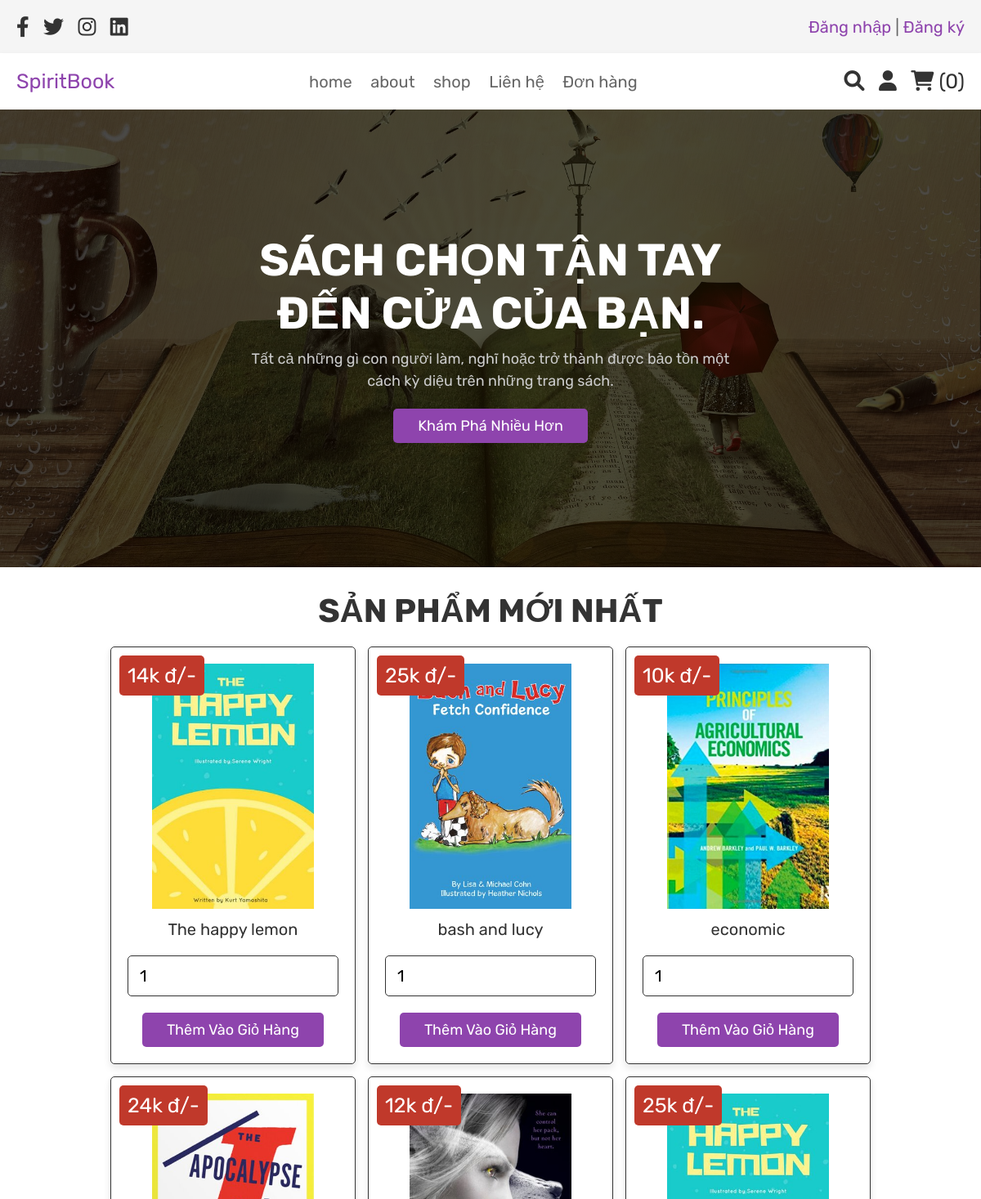
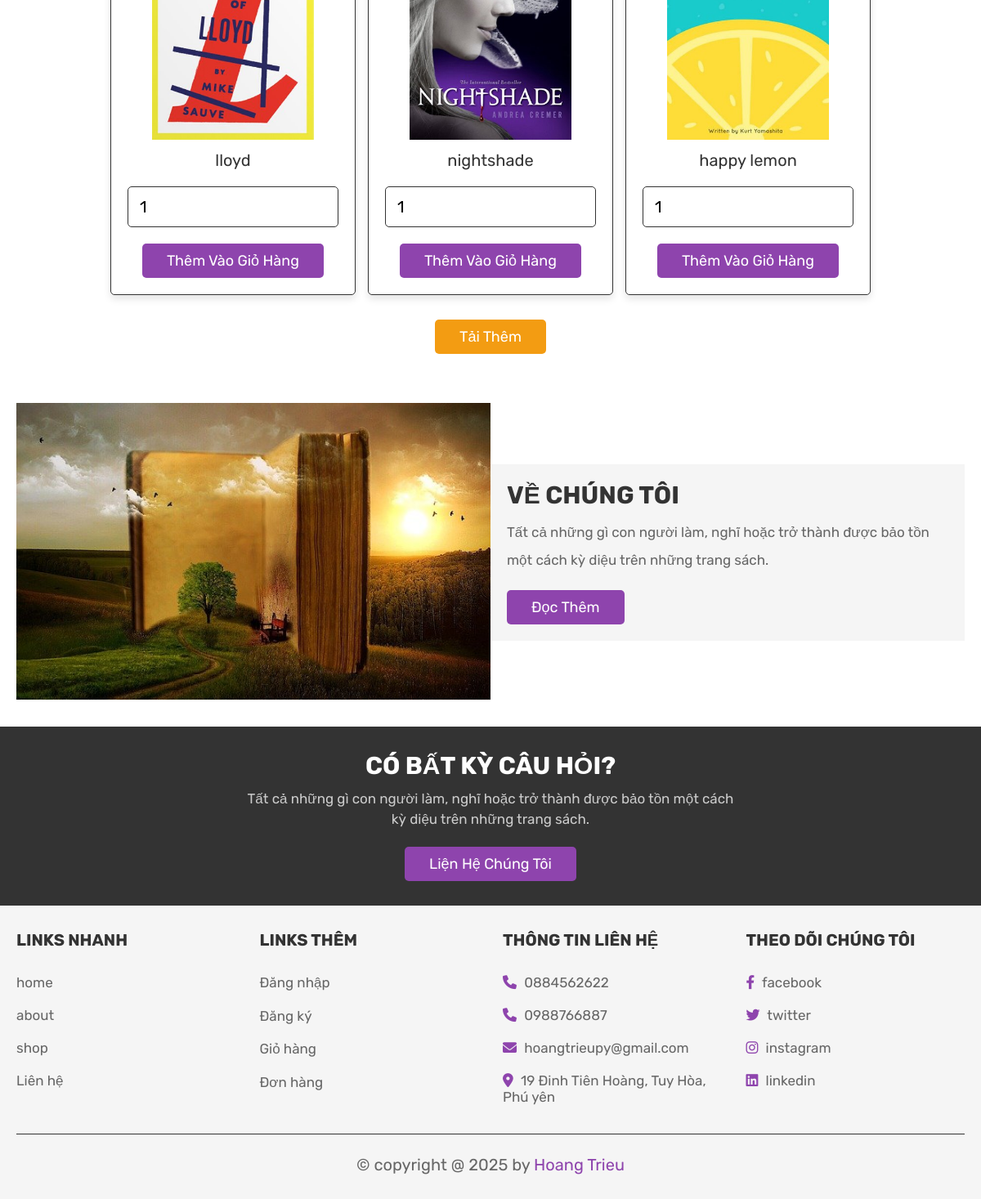
The page /home.php (signed in) on the database its author committed (2 pictures, top to bottom).
### tables this page shows
CREATE TABLE `products` (
  `id` int(100) NOT NULL,
  `name` varchar(100) NOT NULL,
  `price` int(100) NOT NULL,
  `image` varchar(100) NOT NULL
);

### home.php (the view, shortened to what this page needs)
<?php
include 'config.php';
?>
<!DOCTYPE html>
<html lang="en">
<head>
   <link rel="stylesheet" href="https://cdnjs.cloudflare.com/ajax/libs/font-awesome/6.0.0/css/all.min.css">
   <link rel="stylesheet" href="css/style.css">
</head>
<body>
<?php include 'header.php'; ?>
<section class="home">
   <div class="content">
      <h3>Sách chọn tận tay đến cửa của bạn.</h3>
      <p>Tất cả những gì con người làm, nghĩ hoặc trở thành được bảo tồn một cách kỳ diệu trên những trang sách.</p>
      <a href="about.php" class="white-btn">khám phá nhiều hơn</a>
   </div>
</section>
<section class="products">
   <h1 class="title">Sản phẩm mới nhất</h1>
   <div class="box-container">
      <?php
         $select_products = mysqli_query($conn, "SELECT * FROM `products` LIMIT 6") or die('query failed');
         if(mysqli_num_rows($select_products) > 0){
            while($fetch_products = mysqli_fetch_assoc($select_products)){
      ?>
     <form action="" method="post" class="box">
      <img class="image" src="uploaded_img/<?php echo $fetch_products['image']; ?>" alt="">
      <div class="name"><?php echo $fetch_products['name']; ?></div>
      <div class="price"><?php echo $fetch_products['price']; ?>k đ/-</div>
      <input type="number" min="1" name="product_quantity" value="1" class="qty">
      <input type="submit" value="thêm vào giỏ hàng" name="add_to_cart" class="btn">
     </form>
      <?php
         }
      }else{
         echo '<p class="empty">chưa có sản phẩm nào được thêm vào!</p>';
      }
      ?>
   </div>
   <div class="load-more" style="margin-top: 2rem; text-align:center">
      <a href="shop.php" class="option-btn">Tải thêm</a>
   </div>
</section>
<section class="about">
   <div class="flex">
      <div class="image">
         <img src="images/about-img.jpg" alt="">
      </div>
      <div class="content">
         <h3>Về chúng tôi</h3>
         <p>Tất cả những gì con người làm, nghĩ hoặc trở thành được bảo tồn một cách kỳ diệu trên những trang sách.</p>
         <a href="about.php" class="btn">Đọc thêm</a>
      </div>
   </div>
</section>
<section class="home-contact">
   <div class="content">
      <h3>Có bất kỳ câu hỏi?</h3>
      <p>Tất cả những gì con người làm, nghĩ hoặc trở thành được bảo tồn một cách kỳ diệu trên những trang sách.</p>
      <a href="contact.php" class="white-btn">Liện hệ chúng tôi</a>
   </div>
</section>
<?php include 'footer.php'; ?>
</body>
</html>

### css/style.css (style rules this page uses)
:root { --purple:#8e44ad; --red:#c0392b; --orange:#f39c12; --black:#333; --white:#fff; --light-color:#666; --light-white:#ccc; --light-bg:#f5f5f5; --border:.1rem solid var(--black); --box-shadow:0 .5rem 1rem rgba(0,0,0,.1); }
* { font-family: 'Rubik', sans-serif; margin:0; padding:0; box-sizing: border-box; outline: none; border:none; text-decoration: none; transition:all .2s linear; }
html { font-size: 62.5%; overflow-x: hidden; }
section { padding:3rem 2rem; }
.title { text-align: center; margin-bottom: 2rem; text-transform: uppercase; color:var(--black); font-size: 4rem; }
.btn, .option-btn, .delete-btn, .white-btn { display: inline-block; margin-top: 1rem; padding:1rem 3rem; cursor: pointer; color:var(--white); font-size: 1.8rem; border-radius: .5rem; text-transform: capitalize; }
.white-btn, .btn { background-color: var(--purple); }
.option-btn { background-color: var(--orange); }
.home { min-height: 70vh; background:linear-gradient(rgba(0,0,0,.7), rgba(0,0,0,.7)), url(../images/home-bg.jpg) no-repeat; background-size: cover; background-position: center; display: flex; align-items: center; justify-content: center; }
.home .content { text-align: center; width: 60rem; }
.home .content h3 { font-size: 5.5rem; color:var(--white); text-transform: uppercase; }
.home .content p { font-size:1.8rem; color:var(--light-white); padding:1rem 0; line-height: 1.5; }
.products .box-container { max-width: 1200px; margin:0 auto; display: grid; grid-template-columns: repeat(auto-fit, 30rem); align-items: flex-start; gap:1.5rem; justify-content: center; }
.products .box-container .box { border-radius: .5rem; background-color: var(--white); box-shadow: var(--box-shadow); padding:2rem; text-align: center; border:var(--border); position: relative; }
.products .box-container .box .image { height: 30rem; }
.products .box-container .box .name { padding:1rem 0; font-size: 2rem; color:var(--black); }
.products .box-container .box .qty { width: 100%; padding:1.2rem 1.4rem; border-radius: .5rem; border:var(--border); margin:1rem 0; font-size: 2rem; }
.products .box-container .box .price { position: absolute; top:1rem; left:1rem; border-radius: .5rem; padding:1rem; font-size: 2.5rem; color:var(--white); background-color: var(--red); }
.about .flex { max-width: 1200px; margin:0 auto; display: flex; align-items: center; flex-wrap: wrap; }
.about .flex .image { flex:1 1 40rem; }
.about .flex .image img { width: 100%; }
.about .flex .content { flex:1 1 40rem; padding:2rem; background-color: var(--light-bg); }
.about .flex .content h3 { font-size: 3rem; color:var(--black); text-transform: uppercase; }
.about .flex .content p { padding:1rem 0; line-height: 2; font-size: 1.7rem; color:var(--light-color); }
.home-contact { background-color: var(--black); }
.home-contact .content { max-width: 60rem; text-align: center; margin:0 auto; }
.home-contact .content h3 { font-size: 3rem; text-transform: uppercase; color:var(--white); }
.home-contact .content p { padding:1rem 0; line-height: 1.5; color:var(--light-white); font-size: 1.7rem; }

### rows shown on the page
products: image (picture), name "The happy lemon", price "14"
products: image (picture), name "bash and lucy", price "25"
products: image (picture), name "economic", price "10"
products: image (picture), name "lloyd", price "24"
products: image (picture), name "nightshade", price "12"
products: image (picture), name "happy lemon", price "25"

### other values the page prints
$cart_rows_number "0"
